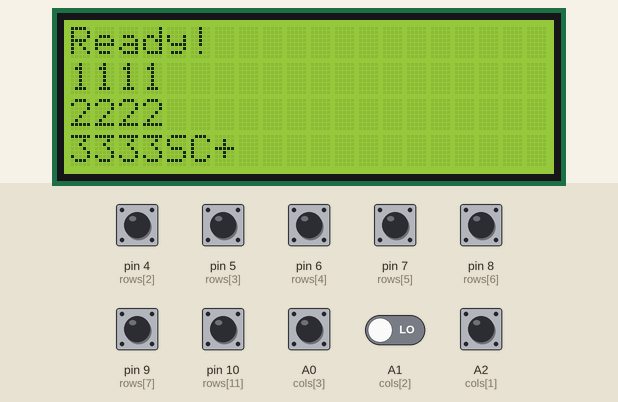
This sketch was run on a simulated Arduino Uno, built with avr-gcc and run on an emulated ATmega328P. On the bench: 20×4 character LCD. Wiring (inferred from the names in the program): 9×3 keypad (labels assumed): rows pin 0, pin 1, pin 4, pin 5, pin 6, pin 7, pin 8, pin 9, pin 10; columns A0, A1, A2. The inputs (shaded band) are chosen by the test bench; at power-on: A0 (cols[3]), A2 (cols[1]), pin 4 (rows[2]), pin 5 (rows[3]), pin 6 (rows[4]), pin 7 (rows[5]), pin 8 (rows[6]), pin 9 (rows[7]), pin 10 (rows[11]) HIGH, A1 (cols[2]) LOW. What the sketch prints to the serial monitor is not drawn.

Above: at 1.2 s.
1.3 s: pin 4 (rows[2]) pulled LOW for 0.15 s
At 2.8 s:
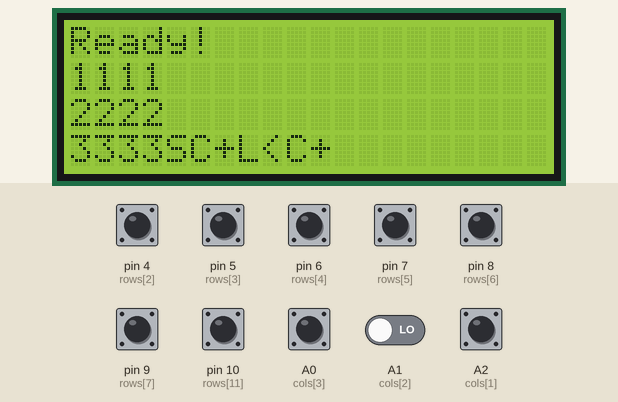
3.1 s: A0 (cols[3]) pulled LOW for 0.15 s
At 3.6 s:
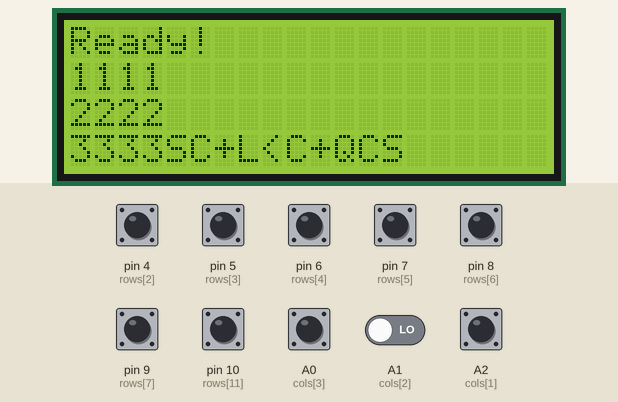
4.8 s: pin 5 (rows[3]) pulled LOW for 1 s
At 6.2 s:
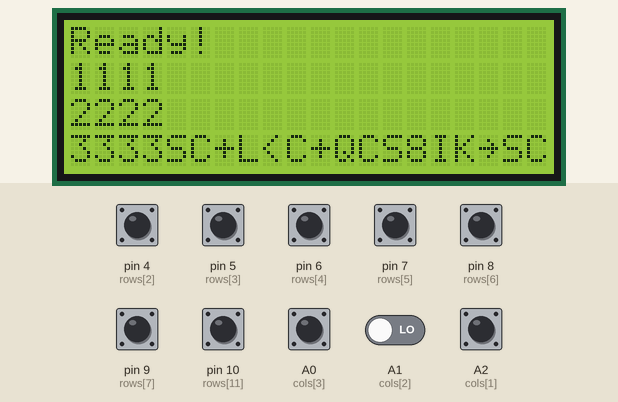
7.4 s: pin 6 (rows[4]) pulled LOW for 0.15 s
At 8.7 s:
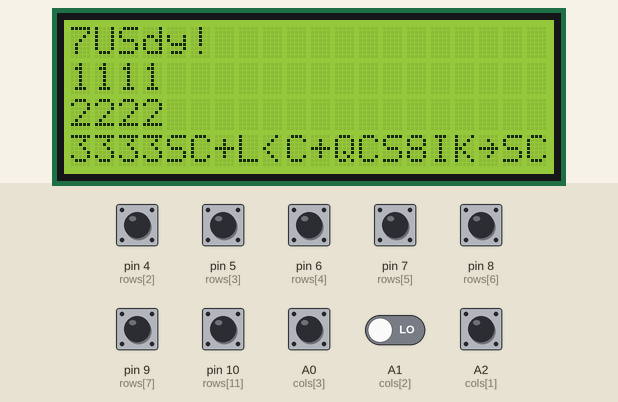
9.1 s: pin 7 (rows[5]) pulled LOW for 0.15 s
At 10.0 s:
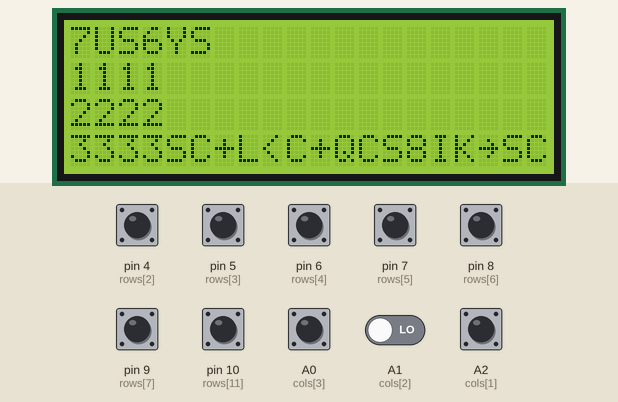
10.8 s: pin 5 (rows[3]) pulled LOW for 0.15 s
At 11.4 s:
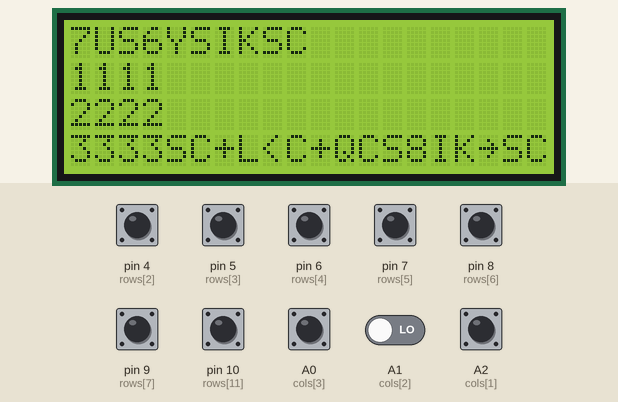
Timing chart, 0 to 13.6 s (numbered marks = the images above; inputs shaded):
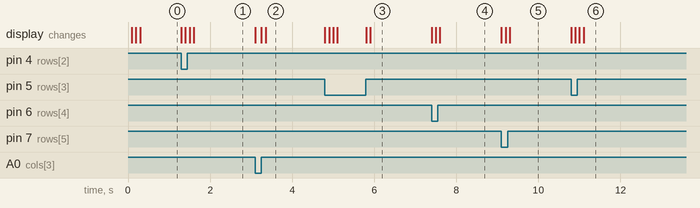

Measured:
- after the input at 1.3 s, the display: first changes at once (image 1 shows a later state)
- after the input at 3.1 s, the display: first changes at once (image 2 shows a later state)
- after the input at 4.8 s, the display: first changes at once (image 3 shows a later state)
- after the input at 7.4 s, the display: first changes at once (image 4 shows a later state)
- after the input at 9.1 s, the display: first changes at once (image 5 shows a later state)
- after the input at 10.8 s, the display: first changes at once (image 6 shows a later state)

The sketch:

BigKeypad.ino
```cpp
#include <LiquidCrystal_I2C.h>
//#include <Keyboard.h>

/*
see readme for pin outs
*/

int cols[] = { A3, A2, A1, A0 };
int rows[] = { 0, 1, 4, 5, 6, 7, 8, 9, 15, 14, 16, 10 };

char keyMap[] = ">v<~_098\\POI/^LKMNBV7654UYTRJHGF++++ZQA1XWS2CED3";

LiquidCrystal_I2C lcd(0x27, 20, 4);  // I2C address 0x27, 16 column and 2 rows

//#define DEBUG 1

void setup() {
  // put your setup code here, to run once:
  Serial.begin(9600);
  //Keyboard.begin();

  // while (!Serial) {
  // }
  Serial.println("Ready!");

  // https://arduinogetstarted.com/tutorials/arduino-lcd-i2c
  lcd.init();       //initialize the lcd
  lcd.backlight();  //open the backlight
  lcd.noBlink();
  lcd.noCursor();
  //lcd.lineWrap(); :(
  lcd.home();
  lcd.clear();
  lcd.print("Ready!");
  lcd.setCursor(0,1);
  lcd.print("1111");
  lcd.setCursor(0,2);
  lcd.print("2222");
  lcd.setCursor(0,3);
  lcd.print("3333");

  for (int i = 0; i < 4; i++) {
    pinMode(cols[i], OUTPUT);
    digitalWrite(cols[i], 1);
  }

  for (int i = 0; i < 12; i++) {
    pinMode(rows[i], INPUT_PULLUP);
  }

}

long last[] = { 0xFFF, 0xFFF, 0xFFF, 0xFFF };
long colIndex = 0;

void loop() {

//}  void loopXX() {
  // put your main code here, to run repeatedly:

  colIndex = setColumn(colIndex);
  long read = readRow();
  if (read != last[colIndex]) {
    last[colIndex] = read;
    int ret = simpler(colIndex, read);

#ifdef DEBUG
    Serial.print("b");
    Serial.print(ret, BIN);
    // Serial.print(" o");
    // Serial.print(ret, OCT);
    // Serial.print(" h");
    // Serial.print(ret, HEX);
    Serial.print(" d");
    Serial.print(ret);
    Serial.print(" a");
    Serial.print(keyMap[ret & 0x7f]);

    Serial.println();
#endif

    if (ret) {
      if (keyMap[ret & 0x7f] == '\\') {
        lcd.home();
        Serial.println();
      } else {
        char key = keyMap[ret & 0x7f];
        Serial.print(key);
        lcd.print(key);
        delay(100);
        // Keyboard.press(key);
      }
    }
  }
}

/*
10KKCCRR

MM  -> Keypad
CCC -> Column
RRR -> Row
*/
int simpler(int colVal, long rowVal) {
  for (int i = 0; i < 3; i++) {
    int n = nibble(rowVal >> (4 * i));
    if (n) {
      long ret = 0b10000000;
      ret |= (n & 0b0011);
      ret |= (colVal << 2);
      ret |= ((long)i) << 4;
      return ret;
    }
  }

  return 0;
}

/*
KKCCCRRR

MM  -> Keypad
CCC -> Column
RRR -> Row
*/
int simple(int colVal, long rowVal) {
  for (int i = 0; i < 3; i++) {
    int n = nibble(rowVal >> (4 * i));
    if (n) {
      long ret = 0;
      ret |= (n);
      ret |= (colVal << 3);
      ret |= ((long)i) << 6;
      return ret;
    }
  }

  return 0;
}

int nibble(int val) {
  switch (val & 0x0f) {
    case 0b1110: return 0b0100;
    case 0b1101: return 0b0101;
    case 0b1011: return 0b0110;
    case 0b0111: return 0b0111;
    default: return 0b0000;
  }
}

int setColumn(int colVal) {
  for (int i = 0; i < 4; i++) {
    digitalWrite(cols[i], colVal == i ? 0 : 1);
  }
  return (colVal + 1) % 4;
}

long readRow() {
  long outValue = 0;
  for (int i = 0; i < 12; i++) {
    outValue |= (digitalRead(rows[i]) << i);
  }
  return outValue;
}
```
